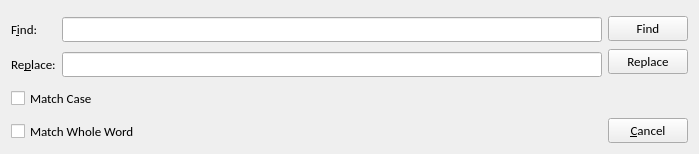
<?xml version="1.0" encoding="UTF-8"?>
<ui version="4.0">
 <class>Dialog</class>
 <widget class="QDialog" name="Dialog">
  <property name="geometry">
   <rect>
    <x>0</x>
    <y>0</y>
    <width>699</width>
    <height>135</height>
   </rect>
  </property>
  <property name="windowTitle">
   <string>Dialog</string>
  </property>
  <layout class="QHBoxLayout" name="horizontalLayout">
   <item>
    <layout class="QGridLayout" name="gridLayout">
     <property name="topMargin">
      <number>6</number>
     </property>
     <property name="verticalSpacing">
      <number>10</number>
     </property>
     <item row="0" column="0">
      <widget class="QLabel" name="label">
       <property name="font">
        <font>
         <family>Calibri</family>
         <pointsize>10</pointsize>
        </font>
       </property>
       <property name="text">
        <string>F&amp;ind:</string>
       </property>
       <property name="buddy">
        <cstring>lineEdit</cstring>
       </property>
      </widget>
     </item>
     <item row="0" column="1">
      <widget class="QLineEdit" name="lineEdit">
       <property name="font">
        <font>
         <family>Calibri</family>
         <pointsize>10</pointsize>
        </font>
       </property>
      </widget>
     </item>
     <item row="1" column="0">
      <widget class="QLabel" name="label_2">
       <property name="font">
        <font>
         <family>Calibri</family>
         <pointsize>10</pointsize>
        </font>
       </property>
       <property name="text">
        <string>Re&amp;place:</string>
       </property>
       <property name="buddy">
        <cstring>lineEdit_2</cstring>
       </property>
      </widget>
     </item>
     <item row="1" column="1">
      <widget class="QLineEdit" name="lineEdit_2">
       <property name="font">
        <font>
         <family>Calibri</family>
         <pointsize>10</pointsize>
        </font>
       </property>
      </widget>
     </item>
     <item row="2" column="0" colspan="2">
      <widget class="QCheckBox" name="checkBox">
       <property name="font">
        <font>
         <family>Calibri</family>
         <pointsize>10</pointsize>
        </font>
       </property>
       <property name="text">
        <string>Match Case</string>
       </property>
      </widget>
     </item>
     <item row="3" column="0" colspan="2">
      <widget class="QCheckBox" name="checkBox_2">
       <property name="font">
        <font>
         <family>Calibri</family>
         <pointsize>10</pointsize>
        </font>
       </property>
       <property name="text">
        <string>Match Whole Word</string>
       </property>
      </widget>
     </item>
    </layout>
   </item>
   <item>
    <layout class="QVBoxLayout" name="verticalLayout">
     <property name="spacing">
      <number>8</number>
     </property>
     <property name="topMargin">
      <number>5</number>
     </property>
     <item>
      <widget class="QPushButton" name="pushButton">
       <property name="font">
        <font>
         <family>Calibri</family>
         <pointsize>10</pointsize>
        </font>
       </property>
       <property name="text">
        <string>Find</string>
       </property>
       <property name="autoDefault">
        <bool>false</bool>
       </property>
      </widget>
     </item>
     <item>
      <widget class="QPushButton" name="pushButton_2">
       <property name="font">
        <font>
         <family>Calibri</family>
         <pointsize>10</pointsize>
        </font>
       </property>
       <property name="text">
        <string>Replace</string>
       </property>
       <property name="autoDefault">
        <bool>false</bool>
       </property>
      </widget>
     </item>
     <item>
      <spacer name="verticalSpacer">
       <property name="font">
        <font>
         <family>Calibri</family>
         <pointsize>10</pointsize>
        </font>
       </property>
       <property name="orientation">
        <enum>Qt::Vertical</enum>
       </property>
       <property name="sizeHint" stdset="0">
        <size>
         <width>20</width>
         <height>40</height>
        </size>
       </property>
      </spacer>
     </item>
     <item>
      <widget class="QPushButton" name="pushButton_3">
       <property name="font">
        <font>
         <family>Calibri</family>
         <pointsize>10</pointsize>
        </font>
       </property>
       <property name="text">
        <string>&amp;Cancel</string>
       </property>
       <property name="autoDefault">
        <bool>false</bool>
       </property>
      </widget>
     </item>
    </layout>
   </item>
  </layout>
 </widget>
 <tabstops>
  <tabstop>lineEdit</tabstop>
  <tabstop>lineEdit_2</tabstop>
  <tabstop>pushButton</tabstop>
  <tabstop>pushButton_2</tabstop>
  <tabstop>checkBox</tabstop>
  <tabstop>checkBox_2</tabstop>
  <tabstop>pushButton_3</tabstop>
 </tabstops>
 <resources/>
 <connections>
  <connection>
   <sender>pushButton_3</sender>
   <signal>clicked()</signal>
   <receiver>Dialog</receiver>
   <slot>reject()</slot>
   <hints>
    <hint type="sourcelabel">
     <x>638</x>
     <y>99</y>
    </hint>
    <hint type="destinationlabel">
     <x>589</x>
     <y>88</y>
    </hint>
   </hints>
  </connection>
 </connections>
</ui>
